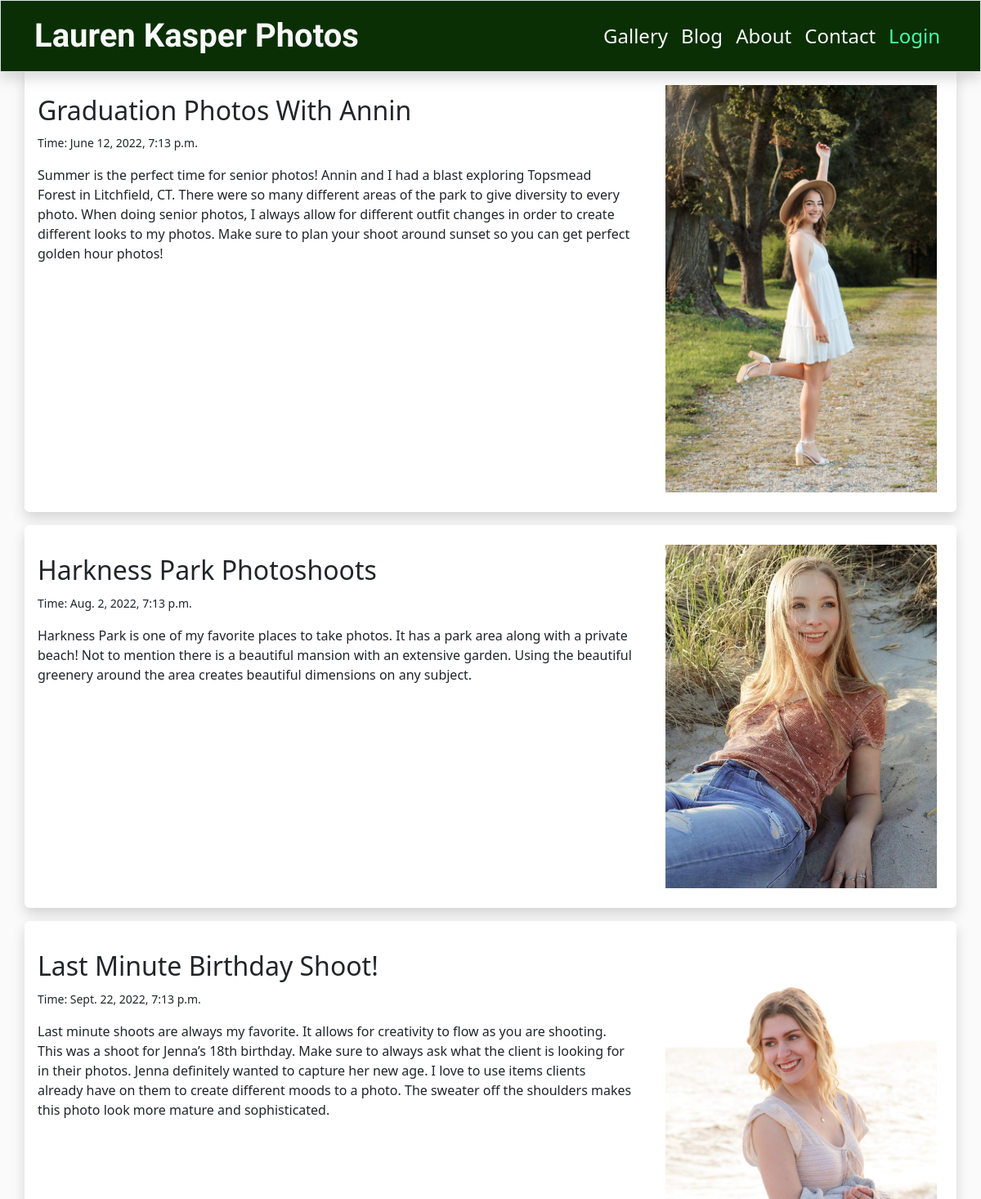
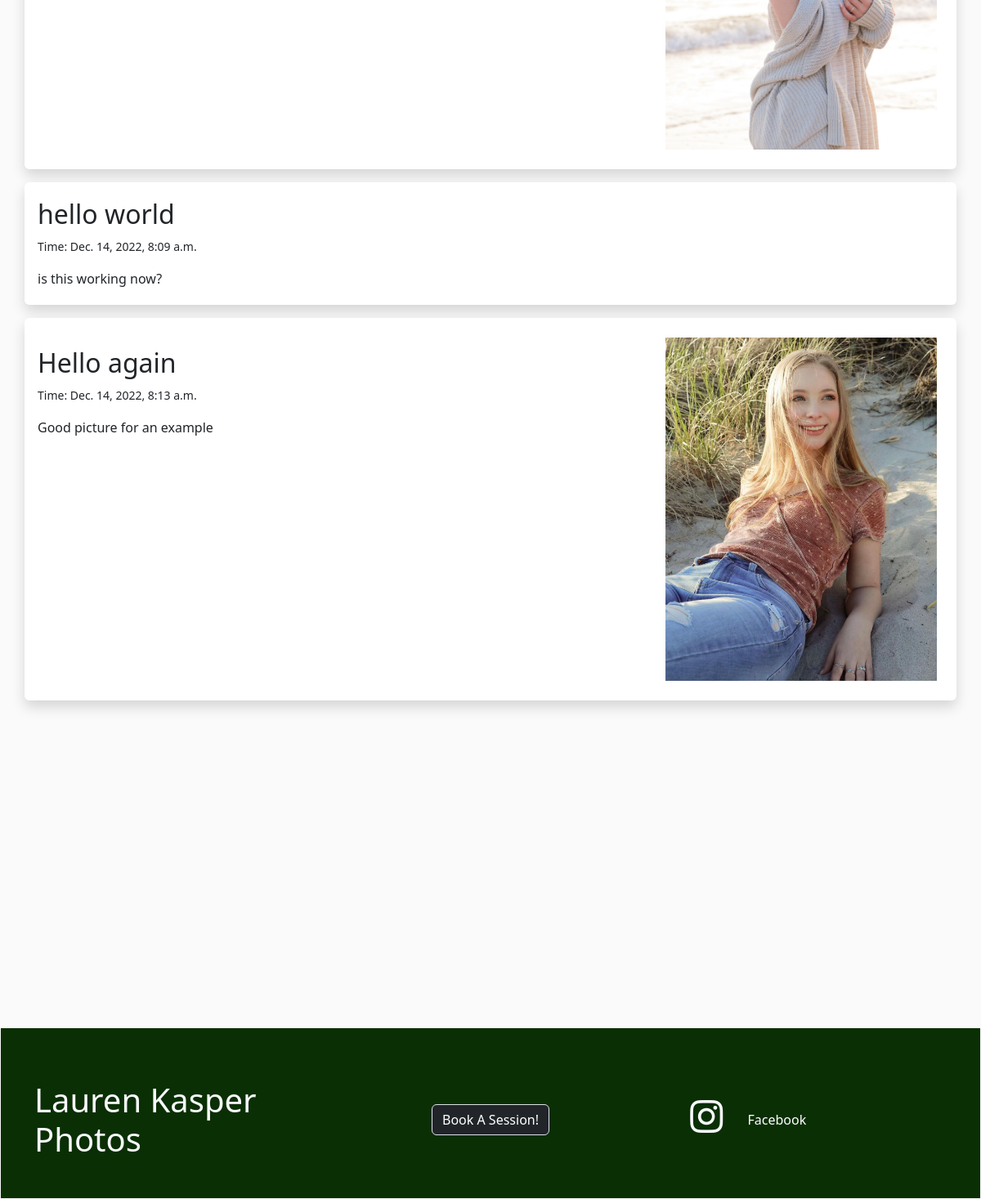
Screenshot of /blog/ with the database file from the repository (2 pictures, top to bottom).
### KasperPhotosSite/models.py (models this page shows)
class Blog(models.Model):
    title = models.CharField("Title", max_length=100)
    createdAt = models.DateTimeField(default=timezone.localtime(timezone.now()))
    blogText = models.TextField("Write Your Blog Post Here")
    image = models.ImageField(null=True, blank=True, upload_to="images/")

### KasperPhotosSite/views.py (the view)
# urls.py: path('blog/', views.blog, name="contact"),
def blog(request):
    blog = Blog.objects.all()
    return render(request, 'blog.html', {"blogposts": blog})

### templates/blog.html (shortened to what this page needs)
{% extends 'base.html' %}
{% block content %}
    <div class = "container">
        {% for post in blogposts %}
                {% if post.image %}
                    <div class = "row shadow rounded bg-white my-3">
                        <div class = "bg-white p-3 my-1 col-lg-8">
                            <h2 class = "pt-3">{{post.title}}</h2>
                            <p><small>Time: {{post.createdAt}}</small></p>
                            <p>{{ post.blogText }}</p>
                        </div>
                        <img class= "col-lg-4 p-4" src="{{ post.image.url }}" alt="...">
                    </div>
                {% else %}
                    <div class = "row shadow rounded bg-white my-3">
                        <div class = "bg-white px-3 my-1">
                            <h2 class = "pt-3">{{post.title}}</h2>
                            <p><small>Time: {{post.createdAt}}</small></p>
                            <p>{{ post.blogText }}</p>
                        </div>
                    </div>
                {% endif %}
        {% empty %}
            <br/><br/><br/><br/>
            <h3 class = "p-3 d-flex contact Title justify-content-center">No Blog Posts Yet</h3>
            <p class = "d-flex justify-content-center">Come Back later to see what I post!</p>
        {% endfor %}
        <br/><br/><br/><br/><br/><br/><br/><br/><br/><br/><br/><br/><br/><br/><br/><br/>
    </div>
{% endblock %}

### templates/base.html (shortened to what this page needs)
{% load static %}
<!DOCTYPE html>
<html lang="en">
<head>
	<link href="https://cdn.jsdelivr.net/npm/bootstrap@5.2.1/dist/css/bootstrap.min.css" rel="stylesheet">
    <link rel="stylesheet" href= "https://cdn.jsdelivr.net/npm/bootstrap-icons@1.5.0/font/bootstrap-icons.css">
    {% block css %}
        <link rel="stylesheet" href="{% static 'kasperBase.css' %}">
    {% endblock %}
</head>
{% block body %}
<body>
    <div class = "container-fluid p-5 pb-0 mt-3 mb-0 justify-center">
	<nav class = "navbar fixed-top navbar-expand-md navbar-dark border shadow" id="navbarScheme">
		<div class="container">
            <a href="/" class = "navbar-brand">Lauren Kasper Photos</a>
            <div class = "justify-align-end">
                <div class = "collapse navbar-collapse" id="nav">
                    <ul class = "navbar-nav">
                        <li class="nav-item">
                            <a href="/gallery" class="nav-link">Gallery</a>
                        </li>
                        {% if user.is_staff %}
                            <li class = "nav-item">
                                <a href = "/blogEdit" class="nav-link">Blog</a>
                            </li>
                        {% else %}
                            <li class = "nav-item">
                                <a href = "/blog" class="nav-link">Blog</a>
                            </li>
                        {% endif %}
                        <li class = "nav-item">
                            <a href = "/aboutMe" class="nav-link">About</a>
                        </li>
                        {% if user.is_staff %}
                            <li class = "nav-item">
                                <a href = "/requested" class="nav-link">Requests</a>
                            </li>
                        {% else %}
                            <li class = "nav-item">
                                <a href = "/contact" class="nav-link">Contact</a>
                            </li>
                        {% endif %}
                        {% if user.is_anonymous %}
                            <li class = "nav-item">
                                <span><a href = "/logout" id = "loginMessage"  class="nav-link">Login</a></span>
                            </li>
                        {% else %}
                            <li class = "nav-item">
                                <span><a href = "/logout" id = "loginMessage" class="nav-link">Welcome, {{ user.first_name }}</a></span>
                            </li>
                        {% endif %}
                    </ul>
                </div>
		    </div>
        </div>
    </nav>
    </div>
        {% block content %}
        {% endblock %}
    <div id = "footer" class = "d-flex align-items-end justify-content-bottom border border-top border-light pt-3">
        <div class = "container">
                <div class = "row align-items-center">
                    <div class = "col text-light m-5 mx-0 display-6">Lauren Kasper Photos</div>
                    <div class = "text-center m-5 p-2 col">
                        <a href = "/contact" class = "btn bg-dark justify-content-start text-white border text-decoration-none">Book A Session!</a>
                    </div>
                    <div class = "text-light col">
                        <div class = "btn text-white">
                            <a class = "text-decoration-none" href = "https://www.instagram.com/laurenkasperphotos">
                                <h1 class="bi bi-instagram text-light"></h1>
                            </a>
                        </div>
                        <div class = "btn text-white">Facebook</div>
                    </div>
                </div>
        </div>
    </div>
</body>
{% endblock %}
</html>

### static/kasperBase.css (style rules this page uses)
body { background-color: #fafafa; height: 100%; }
.nav-link { color: #fafafa; font-size: 24px !important; }
.navbar-brand { color: #fafafa; font-family: 'Pinyon Script', cursive; font-size: 40px !important; font-weight: bold; }
#navbarScheme { background-color: #0a2f04; color: white; }
#footer { background-color: #0a2f04; }
#loginMessage { color: #48FFA6 !important; }

### rows the page displays
Blog: title "Graduation Photos With Annin", createdAt "June 12, 2022, 7:13 p.m.", blogText "Summer is the perfect time for senior photos! Annin and I had a blast exploring Topsmead Forest in Litchfield, CT. There were so many different areas of the park to give diversity to every photo. When doing senior photos, I always allow for different outfit changes in order to create different looks to my photos. Make sure to plan your shoot around sunset so you can get perfect golden hour photos!", image (picture)
Blog: title "Harkness Park Photoshoots", createdAt "Aug. 2, 2022, 7:13 p.m.", blogText "Harkness Park is one of my favorite places to take photos. It has a park area along with a private beach! Not to mention there is a beautiful mansion with an extensive garden. Using the beautiful greenery around the area creates beautiful dimensions on any subject.", image (picture)
Blog: title "Last Minute Birthday Shoot!", createdAt "Sept. 22, 2022, 7:13 p.m.", blogText "Last minute shoots are always my favorite. It allows for creativity to flow as you are shooting. This was a shoot for Jenna’s 18th birthday. Make sure to always ask what the client is looking for in their photos. Jenna definitely wanted to capture her new age. I love to use items clients already have on them to create different moods to a photo. The sweater off the shoulders makes this photo look more mature and sophisticated.", image (picture)
Blog: title "hello world", createdAt "Dec. 14, 2022, 8:09 a.m.", blogText "is this working now?"
Blog: title "Hello again", createdAt "Dec. 14, 2022, 8:13 a.m.", blogText "Good picture for an example", image (picture)
